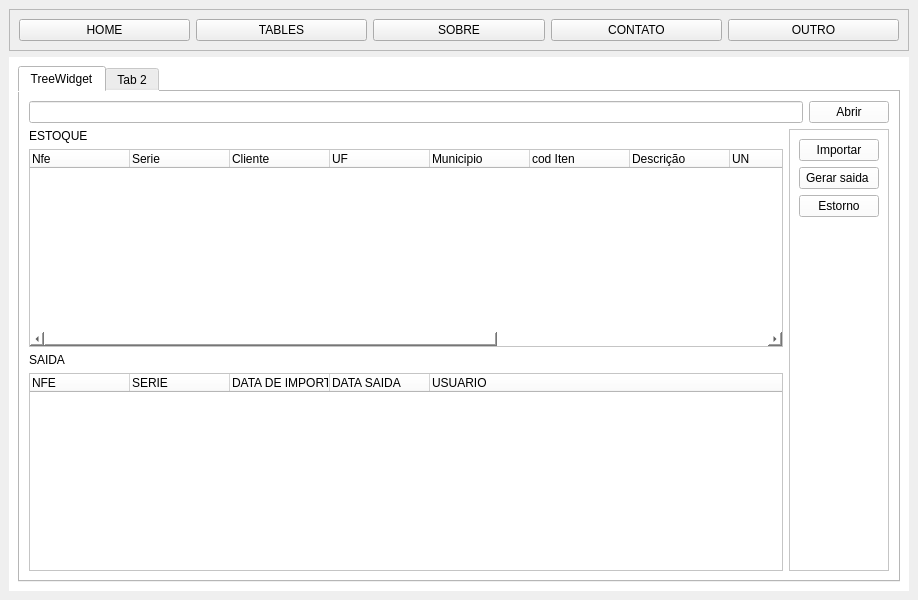
<?xml version="1.0" encoding="UTF-8"?>
<ui version="4.0">
 <class>MainWindow</class>
 <widget class="QMainWindow" name="MainWindow">
  <property name="geometry">
   <rect>
    <x>0</x>
    <y>0</y>
    <width>918</width>
    <height>600</height>
   </rect>
  </property>
  <property name="windowTitle">
   <string>MainWindow</string>
  </property>
  <widget class="QWidget" name="centralwidget">
   <layout class="QVBoxLayout" name="verticalLayout_8">
    <item>
     <widget class="QFrame" name="frame">
      <property name="frameShape">
       <enum>QFrame::StyledPanel</enum>
      </property>
      <property name="frameShadow">
       <enum>QFrame::Raised</enum>
      </property>
      <layout class="QHBoxLayout" name="horizontalLayout">
       <item>
        <widget class="QPushButton" name="btn_contato">
         <property name="text">
          <string>HOME</string>
         </property>
        </widget>
       </item>
       <item>
        <widget class="QPushButton" name="btn_outro">
         <property name="text">
          <string>TABLES</string>
         </property>
        </widget>
       </item>
       <item>
        <widget class="QPushButton" name="btn_home">
         <property name="text">
          <string>SOBRE</string>
         </property>
        </widget>
       </item>
       <item>
        <widget class="QPushButton" name="btn_tables">
         <property name="text">
          <string>CONTATO</string>
         </property>
        </widget>
       </item>
       <item>
        <widget class="QPushButton" name="btn_sobre">
         <property name="text">
          <string>OUTRO</string>
         </property>
        </widget>
       </item>
      </layout>
     </widget>
    </item>
    <item>
     <widget class="QStackedWidget" name="Pages">
      <property name="styleSheet">
       <string notr="true">background:rgb(255,255,255)</string>
      </property>
      <property name="currentIndex">
       <number>1</number>
      </property>
      <widget class="QWidget" name="pg_home">
       <layout class="QVBoxLayout" name="verticalLayout">
        <item>
         <widget class="QLabel" name="label">
          <property name="styleSheet">
           <string notr="true">background:rgb(255, 170, 0)</string>
          </property>
          <property name="text">
           <string>&lt;html&gt;&lt;head/&gt;&lt;body&gt;&lt;p align=&quot;center&quot;&gt;&lt;span style=&quot; font-size:72pt; font-weight:600; color:#ffffff;&quot;&gt;SENAC&lt;/span&gt;&lt;/p&gt;&lt;p align=&quot;center&quot;&gt;&lt;span style=&quot; font-size:22pt; font-weight:600; color:#0000ff;&quot;&gt;SITEMA DE GERENCIAMENTO&lt;/span&gt;&lt;/p&gt;&lt;/body&gt;&lt;/html&gt;</string>
          </property>
         </widget>
        </item>
       </layout>
      </widget>
      <widget class="QWidget" name="pg_table">
       <layout class="QVBoxLayout" name="verticalLayout_7">
        <item>
         <widget class="QTabWidget" name="Home">
          <property name="currentIndex">
           <number>0</number>
          </property>
          <widget class="QWidget" name="tables">
           <attribute name="title">
            <string>TreeWidget</string>
           </attribute>
           <layout class="QVBoxLayout" name="verticalLayout_6">
            <item>
             <layout class="QHBoxLayout" name="horizontalLayout_2">
              <item>
               <widget class="QLineEdit" name="txt_file"/>
              </item>
              <item>
               <widget class="QPushButton" name="btn_abrir">
                <property name="text">
                 <string>Abrir</string>
                </property>
               </widget>
              </item>
             </layout>
            </item>
            <item>
             <layout class="QHBoxLayout" name="horizontalLayout_3">
              <item>
               <layout class="QVBoxLayout" name="verticalLayout_5">
                <item>
                 <layout class="QVBoxLayout" name="verticalLayout_4">
                  <item>
                   <widget class="QLabel" name="label_3">
                    <property name="text">
                     <string>ESTOQUE</string>
                    </property>
                   </widget>
                  </item>
                  <item>
                   <widget class="QTreeWidget" name="tw_estoque">
                    <column>
                     <property name="text">
                      <string>Nfe</string>
                     </property>
                    </column>
                    <column>
                     <property name="text">
                      <string>Serie</string>
                     </property>
                    </column>
                    <column>
                     <property name="text">
                      <string>Cliente</string>
                     </property>
                    </column>
                    <column>
                     <property name="text">
                      <string>UF</string>
                     </property>
                    </column>
                    <column>
                     <property name="text">
                      <string>Municipio</string>
                     </property>
                    </column>
                    <column>
                     <property name="text">
                      <string>cod Iten</string>
                     </property>
                    </column>
                    <column>
                     <property name="text">
                      <string>Descrição</string>
                     </property>
                    </column>
                    <column>
                     <property name="text">
                      <string>UN</string>
                     </property>
                    </column>
                    <column>
                     <property name="text">
                      <string>especie</string>
                     </property>
                    </column>
                    <column>
                     <property name="text">
                      <string>Valor NFE</string>
                     </property>
                    </column>
                    <column>
                     <property name="text">
                      <string>Data de importação</string>
                     </property>
                    </column>
                    <column>
                     <property name="text">
                      <string>Usuario</string>
                     </property>
                    </column>
                    <column>
                     <property name="text">
                      <string/>
                     </property>
                    </column>
                    <column>
                     <property name="text">
                      <string/>
                     </property>
                    </column>
                   </widget>
                  </item>
                 </layout>
                </item>
                <item>
                 <layout class="QVBoxLayout" name="verticalLayout_3">
                  <item>
                   <widget class="QLabel" name="label_2">
                    <property name="text">
                     <string>SAIDA</string>
                    </property>
                   </widget>
                  </item>
                  <item>
                   <widget class="QTreeWidget" name="tw_saida">
                    <column>
                     <property name="text">
                      <string>NFE</string>
                     </property>
                    </column>
                    <column>
                     <property name="text">
                      <string>SERIE</string>
                     </property>
                    </column>
                    <column>
                     <property name="text">
                      <string>DATA DE IMPORTAÇÃO</string>
                     </property>
                    </column>
                    <column>
                     <property name="text">
                      <string>DATA SAIDA</string>
                     </property>
                    </column>
                    <column>
                     <property name="text">
                      <string>USUARIO</string>
                     </property>
                    </column>
                    <column>
                     <property name="text">
                      <string/>
                     </property>
                    </column>
                    <column>
                     <property name="text">
                      <string/>
                     </property>
                    </column>
                   </widget>
                  </item>
                 </layout>
                </item>
               </layout>
              </item>
              <item>
               <widget class="QFrame" name="frame_2">
                <property name="frameShape">
                 <enum>QFrame::StyledPanel</enum>
                </property>
                <property name="frameShadow">
                 <enum>QFrame::Raised</enum>
                </property>
                <layout class="QVBoxLayout" name="verticalLayout_2">
                 <item>
                  <widget class="QPushButton" name="btn_importar">
                   <property name="text">
                    <string>Importar</string>
                   </property>
                  </widget>
                 </item>
                 <item>
                  <widget class="QPushButton" name="pushButton_7">
                   <property name="text">
                    <string>Gerar saida </string>
                   </property>
                  </widget>
                 </item>
                 <item>
                  <widget class="QPushButton" name="btn_estorno">
                   <property name="text">
                    <string>Estorno</string>
                   </property>
                  </widget>
                 </item>
                 <item>
                  <spacer name="verticalSpacer">
                   <property name="orientation">
                    <enum>Qt::Vertical</enum>
                   </property>
                   <property name="sizeHint" stdset="0">
                    <size>
                     <width>20</width>
                     <height>40</height>
                    </size>
                   </property>
                  </spacer>
                 </item>
                </layout>
               </widget>
              </item>
             </layout>
            </item>
           </layout>
          </widget>
          <widget class="QWidget" name="tab_2">
           <attribute name="title">
            <string>Tab 2</string>
           </attribute>
          </widget>
         </widget>
        </item>
       </layout>
      </widget>
     </widget>
    </item>
   </layout>
  </widget>
 </widget>
 <resources/>
 <connections/>
</ui>
